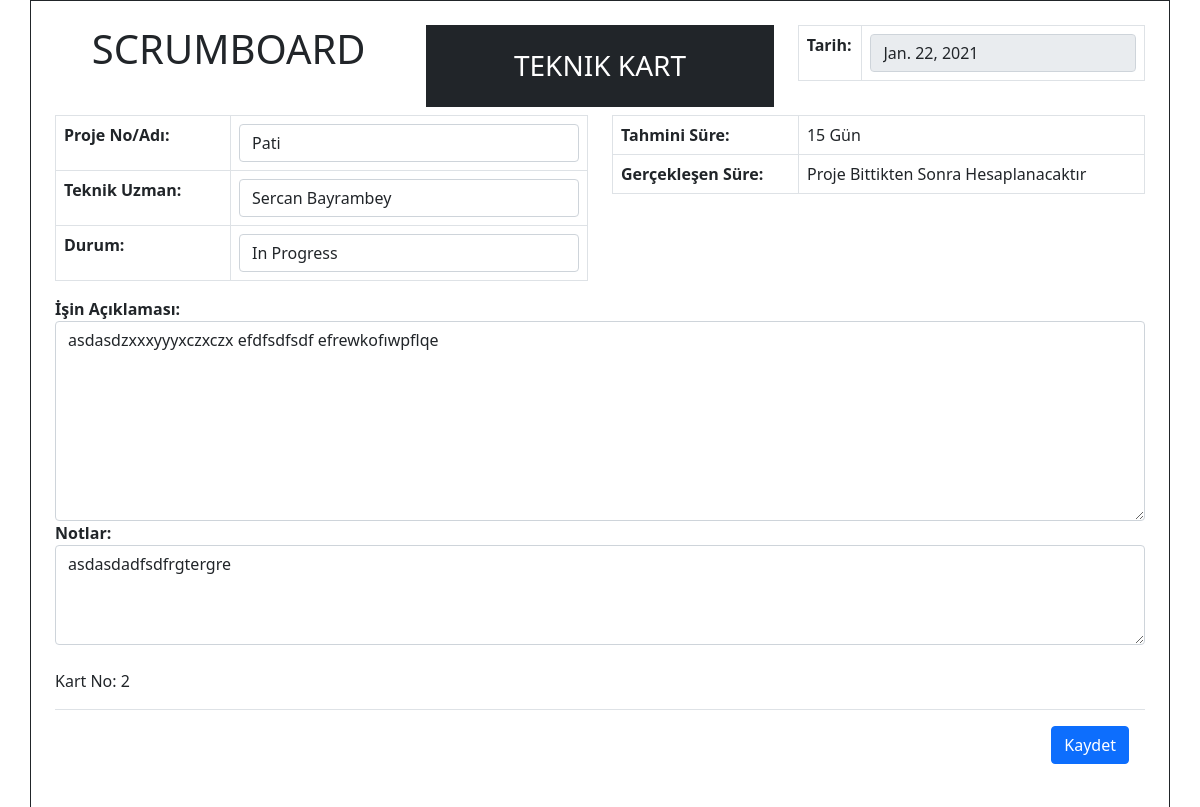
Screenshot of /updateJob/2 with the database file from the repository.
### tasks/models.py (models this page shows, shortened)
class Job(models.Model):
    job_id = models.AutoField(primary_key=True)
    job_title = models.CharField(max_length=50)
    job_tech_expert = models.ForeignKey(TechExpert, on_delete=models.CASCADE)
    job_status = models.ForeignKey(Status, on_delete=models.CASCADE)
    job_date = models.DateField(default=now())
    job_estimated_time = models.IntegerField()
    job_actual_time = models.IntegerField(default=0)
    job_desc = models.CharField(max_length=1000)
    job_notes = models.CharField(max_length=500)

class TechExpert(models.Model):
    expert_id = models.AutoField(primary_key=True)
    expert_name = models.CharField(max_length=20)

class Status(models.Model):
    status_id = models.AutoField(primary_key=True)
    status_title = models.CharField(max_length=20)

### tasks/views.py (the view, shortened to what this page needs)
# urls.py: path('updateJob/<str:id>', updateJob),
def updateJob(request, id):
    try:
        job = Job.objects.get(job_id=id)
    except Exception:
        return redirect('/home')
    experts = TechExpert.objects.all()
    temp_list = []
    for expert in experts:
        tempex = {"expert_id": expert.expert_id, "expert_name": expert.expert_name}
        temp_list.append(tempex)
    experts = temp_list
    statuses = Status.objects.all()
    temp_list = []
    for status in statuses:
        tempstat = {"status_id": status.status_id, "status_title": status.status_title}
        temp_list.append(tempstat)
    statuses = temp_list
    job_data = {"job_id": job.job_id, "job_title": job.job_title, "job_status": job.job_status.status_title, "job_tech_expert": job.job_tech_expert.expert_name, "job_id": job.job_id, "job_estimated_time": job.job_estimated_time, "job_date": job.job_date, "job_desc": job.job_desc, "job_notes": job.job_notes}
    context = {
        "job": job_data,
        "stasuses": statuses,
        "experts": experts,
        "id": id
    }
    return render(request, "update_card_modal.html", context)

### tasks/templates/update_card_modal.html (shortened to what this page needs)
<link href="https://cdn.jsdelivr.net/npm/bootstrap@5.0.0-beta1/dist/css/bootstrap.min.css" rel="stylesheet">
            <div class="container border border-dark p-4">
                <form method="post" action="/updateJob/{{id}}">
                    <div class="row text-center">
                        <div class="col-sm-4">
                            <h1>SCRUMBOARD</h1>
                        </div>
                        <div class="col-sm-4">
                            <h3 class="bg-dark text-center text-white p-4">TEKNIK KART</h3>
                        </div>
                        <div class="col-sm-4">
                            <table class="table table-bordered">
                                <tr>
                                    <th>Tarih:</th>
                                    <td><input type="text" class="form-control" disabled value="{{job.job_date}}" /></td>
                                </tr>
                            </table>
                        </div>
                    </div>
                    <div class="row">
                        <div class="col-sm-6">
                            <table class="table table-bordered">
                                <tr>
                                    <th>Proje No/Adı:</th>
                                    <td>  <input type="text" class="form-control" name="job_title" value="{{job.job_title}}"/></td>
                                </tr>
                                <tr>
                                    <th>Teknik Uzman:</th>
                                    <td>
                                    <select class="form-control" name="expert_id">
                                    {% for expert in experts %}
                                        {% if expert.expert_name == job.job_tech_expert %}
                                        <option value="{{ expert.expert_id }}" selected> {{expert.expert_name}}</option>
                                        {% else %}
                                        <option value="{{ expert.expert_id }}"> {{expert.expert_name}}</option>
                                        {% endif %}
                                    {% endfor %}
                                    </select></td>
                                </tr>
                                <tr>
                                    <th>Durum:</th>
                                    <td>
                                        <select class="form-control" name="status_id">
                                        {% for status in stasuses %}
                                            {% if status.status_title == job.job_status %}
                                                <option value="{{ status.status_id }}" selected> {{status.status_title}}</option>
                                            {% else %}
                                            <option value="{{ status.status_id }}"> {{status.status_title}}</option>
                                            {% endif%}
                                        {% endfor %}
                                        </select>
                                    </td>
                                </tr>
                            </table>
                        </div>
                        <div class="col-sm-6">
                            <table class="table table-bordered">
                                <tr>
                                    <th>Tahmini Süre:</th>
                                    <td>{{job.job_estimated_time}} Gün</td>
                                </tr>
                                <tr>
                                    <th>Gerçekleşen Süre:</th>
                                    <td>Proje Bittikten Sonra Hesaplanacaktır</td>
                                </tr>
                            </table>
                        </div>
                    </div>
                    <div class="row">
                        <div class="col-12">
                            <div class="form-group">
                                <label for="jobDescription" class="float-left"><strong>İşin Açıklaması:</strong></label>
                                <textarea class="form-control" style="min-height: 200px" name="job_desc" >{{ job.job_desc }}</textarea>
                            </div>
                        </div>
                    </div>
                    <div class="row">
                        <div class="col-12">
                            <div class="form-group">
                                <label for="jobDescription" class="float-left"><strong>Notlar:</strong></label>
                                <textarea class="form-control" style="min-height: 100px" name="job_notes" >{{job.job_notes}}</textarea>
                            </div>
                        </div>
                    </div>
                    <br>
                    <p> Kart No: {{job.job_id}} </p>
                    <div class="modal-footer">
                        <button type="submit" class="btn btn-primary">Kaydet</button>
                    </div>
                </form>
            </div>

### rows the page displays
Job: job_date "Jan. 22, 2021", job_title "Pati", job_desc "asdasdzxxxyyyxczxczx efdfsdfsdf efrewkofıwpflqe", job_notes "asdasdadfsdfrgtergre"
TechExpert: expert_id "Sercan Bayrambey"
Status: status_id "In Progress"

### other values shown
{{ job.job_estimated_time }} "15"
{{ job.job_id }} "2"
